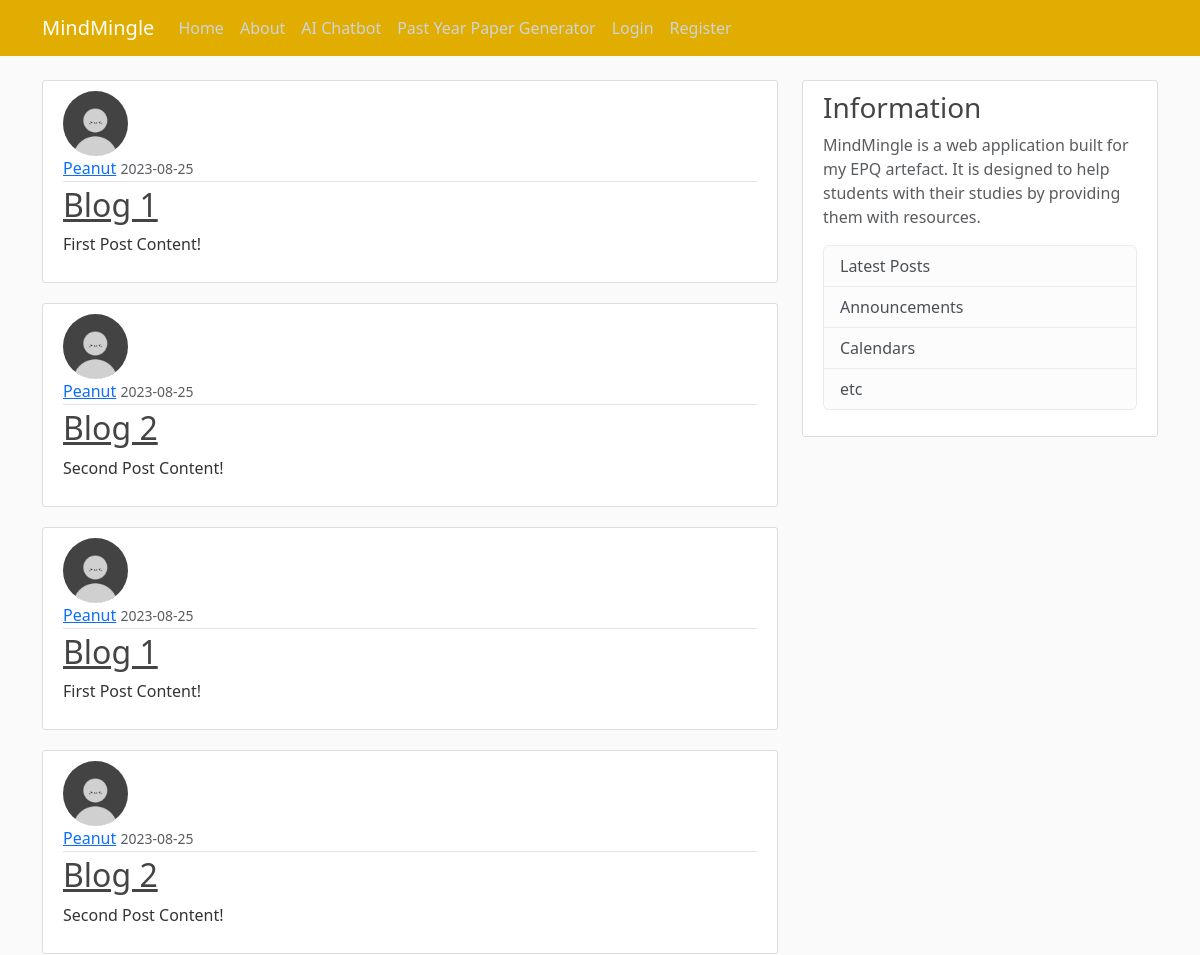
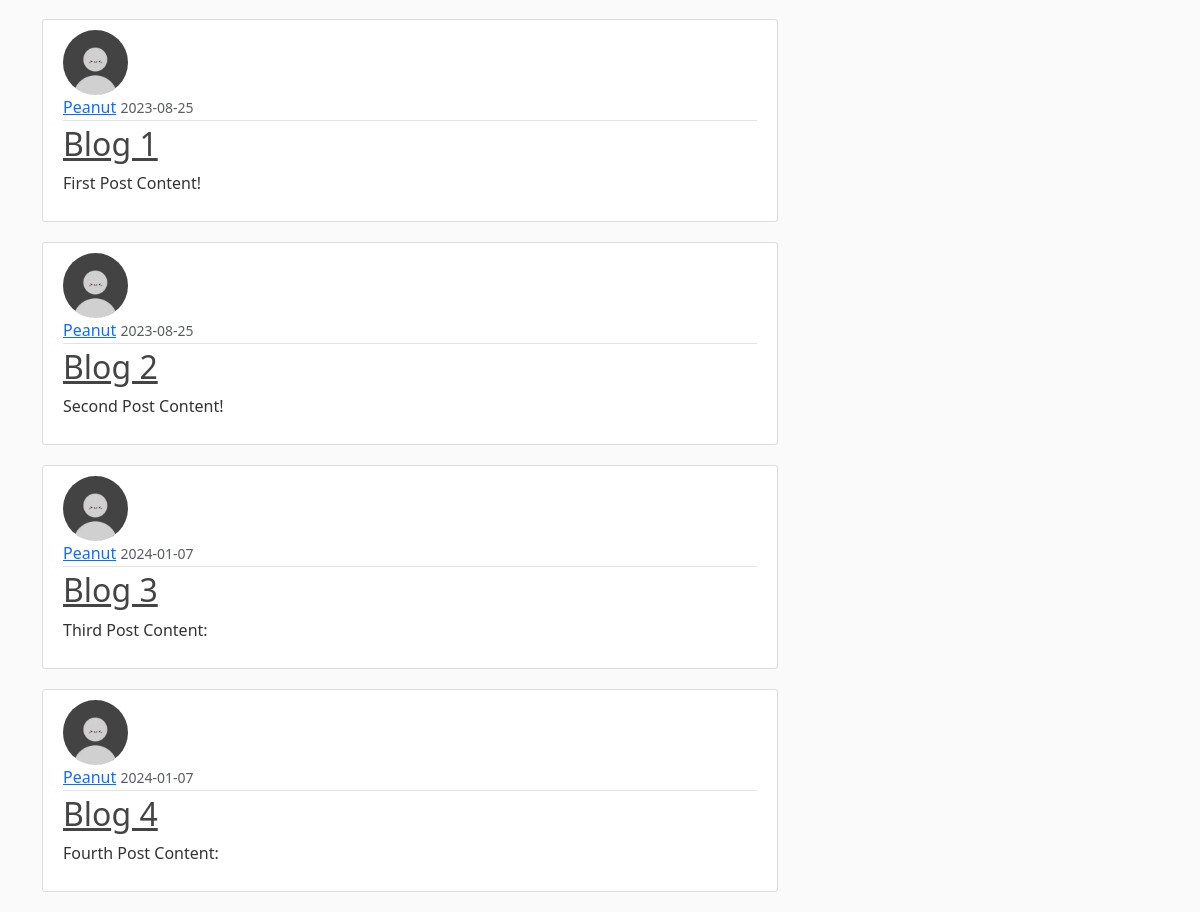
The app's page /home, older data (2 pictures, top to bottom).
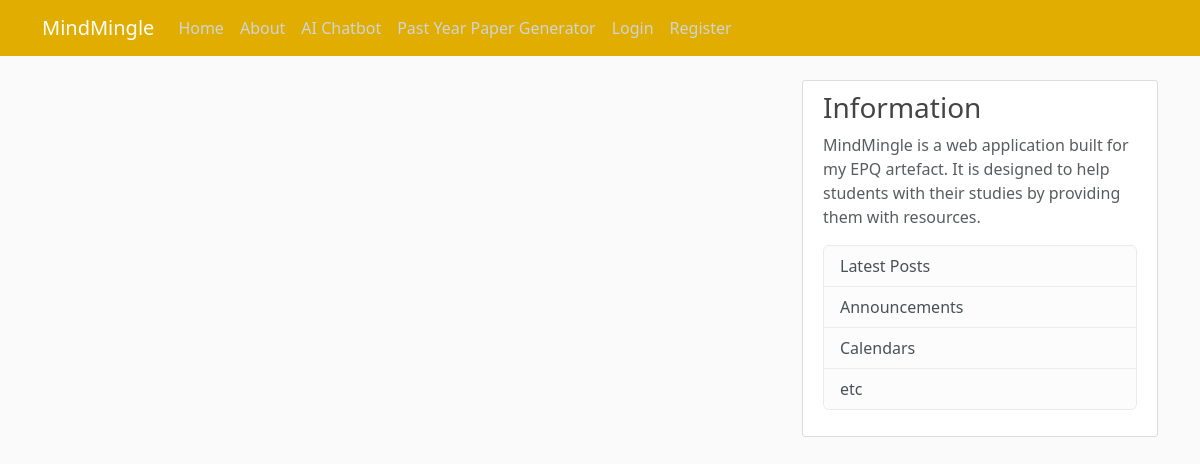
The same page, newer data.
### flaskblog/models.py (models this page shows, shortened)
class Post(db.Model):
    id = db.Column(db.Integer, primary_key=True)
    title = db.Column(db.String(100), nullable=False)
    date_posted = db.Column(db.DateTime, nullable=False, default=datetime.utcnow)
    content = db.Column(db.Text, nullable=False)
    user_id = db.Column(db.Integer, db.ForeignKey('user.id'), nullable=False)

class User(db.Model, UserMixin):
    id = db.Column(db.Integer, primary_key=True)
    username = db.Column(db.String(20), unique=True, nullable=False)
    email = db.Column(db.String(120), unique=True, nullable=False)
    image_file = db.Column(db.String(20), nullable=False, default='default.jpg')
    password = db.Column(db.String(60), nullable=False)
    posts = db.relationship('Post', backref='author', lazy=True)

### flaskblog/routes.py (the view)
@app.route("/")
@app.route("/home")
def home():
    posts = Post.query.all()
    return render_template('home.html', posts=posts)

### flaskblog/templates/home.html
{% extends "layout.html" %}
{% block content %}
    {% for post in posts %}
        <article class="media content-section">
          <img class="rounded-circle article-img" src="{{ url_for('static', filename='profile_pics/' + post.author.image_file) }}">
          <div class="media-body">
            <div class="article-metadata">
              <a class="mr-2" href="#">{{ post.author.username }}</a>
              <small class="text-muted">{{ post.date_posted.strftime('%Y-%m-%d') }}</small>
            </div>
            <h2><a class="article-title" href="{{ url_for('post', post_id=post.id) }}">{{ post.title }}</a></h2>
            <p class="article-content">{{ post.content }}</p>
          </div>
        </article>
    {% endfor %}
{% endblock content %}

Row changes from the older to the newer data that the page shows:
removed Post: image_file (placeholder picture), author.username "Peanut", date_posted "2023-08-25", title "Blog 1", content "First Post Content!"
removed Post: image_file (placeholder picture), author.username "Peanut", date_posted "2023-08-25", title "Blog 2", content "Second Post Content!"
removed Post: image_file (placeholder picture), author.username "Peanut", date_posted "2023-08-25", title "Blog 1", content "First Post Content!"
removed Post: image_file (placeholder picture), author.username "Peanut", date_posted "2023-08-25", title "Blog 2", content "Second Post Content!"
removed Post: image_file (placeholder picture), author.username "Peanut", date_posted "2023-08-25", title "Blog 1", content "First Post Content!"
removed Post: image_file (placeholder picture), author.username "Peanut", date_posted "2023-08-25", title "Blog 2", content "Second Post Content!"
removed Post: image_file (placeholder picture), author.username "Peanut", date_posted "2024-01-07", title "Blog 3", content "Third Post Content:"
removed Post: image_file (placeholder picture), author.username "Peanut", date_posted "2024-01-07", title "Blog 4", content "Fourth Post Content:"
